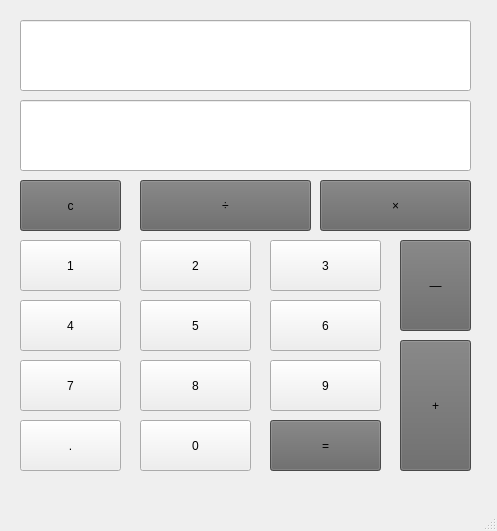
<?xml version="1.0" encoding="UTF-8"?>
<ui version="4.0">
 <class>Degth</class>
 <widget class="QMainWindow" name="Degth">
  <property name="geometry">
   <rect>
    <x>0</x>
    <y>0</y>
    <width>497</width>
    <height>531</height>
   </rect>
  </property>
  <property name="windowTitle">
   <string>计算器</string>
  </property>
  <widget class="QWidget" name="centralwidget">
   <widget class="QPushButton" name="pushButton">
    <property name="geometry">
     <rect>
      <x>20</x>
      <y>360</y>
      <width>101</width>
      <height>51</height>
     </rect>
    </property>
    <property name="styleSheet">
     <string notr="true">font: 12pt &quot;Microsoft YaHei UI&quot;;</string>
    </property>
    <property name="text">
     <string>7</string>
    </property>
   </widget>
   <widget class="QPushButton" name="pushButton_2">
    <property name="geometry">
     <rect>
      <x>140</x>
      <y>240</y>
      <width>111</width>
      <height>51</height>
     </rect>
    </property>
    <property name="styleSheet">
     <string notr="true">font: 12pt &quot;Microsoft YaHei UI&quot;;</string>
    </property>
    <property name="text">
     <string>2</string>
    </property>
   </widget>
   <widget class="QPushButton" name="pushButton_3">
    <property name="geometry">
     <rect>
      <x>270</x>
      <y>240</y>
      <width>111</width>
      <height>51</height>
     </rect>
    </property>
    <property name="styleSheet">
     <string notr="true">font: 12pt &quot;Microsoft YaHei UI&quot;;</string>
    </property>
    <property name="text">
     <string>3</string>
    </property>
   </widget>
   <widget class="QPushButton" name="pushButton_4">
    <property name="geometry">
     <rect>
      <x>20</x>
      <y>300</y>
      <width>101</width>
      <height>51</height>
     </rect>
    </property>
    <property name="styleSheet">
     <string notr="true">font: 12pt &quot;Microsoft YaHei UI&quot;;</string>
    </property>
    <property name="text">
     <string>4</string>
    </property>
   </widget>
   <widget class="QPushButton" name="pushButton_5">
    <property name="geometry">
     <rect>
      <x>140</x>
      <y>360</y>
      <width>111</width>
      <height>51</height>
     </rect>
    </property>
    <property name="styleSheet">
     <string notr="true">font: 12pt &quot;Microsoft YaHei UI&quot;;</string>
    </property>
    <property name="text">
     <string>8</string>
    </property>
   </widget>
   <widget class="QPushButton" name="pushButton_6">
    <property name="geometry">
     <rect>
      <x>20</x>
      <y>420</y>
      <width>101</width>
      <height>51</height>
     </rect>
    </property>
    <property name="styleSheet">
     <string notr="true">font: 12pt &quot;Microsoft YaHei UI&quot;;</string>
    </property>
    <property name="text">
     <string>.</string>
    </property>
   </widget>
   <widget class="QPushButton" name="pushButton_7">
    <property name="geometry">
     <rect>
      <x>140</x>
      <y>300</y>
      <width>111</width>
      <height>51</height>
     </rect>
    </property>
    <property name="styleSheet">
     <string notr="true">font: 12pt &quot;Microsoft YaHei UI&quot;;</string>
    </property>
    <property name="text">
     <string>5</string>
    </property>
   </widget>
   <widget class="QPushButton" name="pushButton_8">
    <property name="geometry">
     <rect>
      <x>20</x>
      <y>240</y>
      <width>101</width>
      <height>51</height>
     </rect>
    </property>
    <property name="styleSheet">
     <string notr="true">font: 12pt &quot;Microsoft YaHei UI&quot;;</string>
    </property>
    <property name="text">
     <string>1</string>
    </property>
   </widget>
   <widget class="QPushButton" name="pushButton_9">
    <property name="geometry">
     <rect>
      <x>140</x>
      <y>420</y>
      <width>111</width>
      <height>51</height>
     </rect>
    </property>
    <property name="styleSheet">
     <string notr="true">font: 12pt &quot;Microsoft YaHei UI&quot;;</string>
    </property>
    <property name="text">
     <string>0</string>
    </property>
   </widget>
   <widget class="QPushButton" name="pushButton_10">
    <property name="geometry">
     <rect>
      <x>270</x>
      <y>300</y>
      <width>111</width>
      <height>51</height>
     </rect>
    </property>
    <property name="styleSheet">
     <string notr="true">font: 12pt &quot;Microsoft YaHei UI&quot;;</string>
    </property>
    <property name="text">
     <string>6</string>
    </property>
   </widget>
   <widget class="QPushButton" name="pushButton_11">
    <property name="geometry">
     <rect>
      <x>270</x>
      <y>420</y>
      <width>111</width>
      <height>51</height>
     </rect>
    </property>
    <property name="styleSheet">
     <string notr="true">background-color: rgb(102, 102, 102);
font: 20pt &quot;Microsoft YaHei UI&quot;;</string>
    </property>
    <property name="text">
     <string>=</string>
    </property>
   </widget>
   <widget class="QPushButton" name="pushButton_12">
    <property name="geometry">
     <rect>
      <x>270</x>
      <y>360</y>
      <width>111</width>
      <height>51</height>
     </rect>
    </property>
    <property name="styleSheet">
     <string notr="true">font: 12pt &quot;Microsoft YaHei UI&quot;;</string>
    </property>
    <property name="text">
     <string>9</string>
    </property>
   </widget>
   <widget class="QPushButton" name="pushButton_13">
    <property name="geometry">
     <rect>
      <x>400</x>
      <y>340</y>
      <width>71</width>
      <height>131</height>
     </rect>
    </property>
    <property name="styleSheet">
     <string notr="true">background-color: rgb(102, 102, 102);
font: 20pt &quot;Microsoft YaHei UI&quot;;</string>
    </property>
    <property name="text">
     <string>+</string>
    </property>
   </widget>
   <widget class="QPushButton" name="pushButton_14">
    <property name="geometry">
     <rect>
      <x>400</x>
      <y>240</y>
      <width>71</width>
      <height>91</height>
     </rect>
    </property>
    <property name="styleSheet">
     <string notr="true">background-color: rgb(102, 102, 102);
font: 20pt &quot;Microsoft YaHei UI&quot;;</string>
    </property>
    <property name="text">
     <string>—</string>
    </property>
   </widget>
   <widget class="QPushButton" name="pushButton_15">
    <property name="geometry">
     <rect>
      <x>320</x>
      <y>180</y>
      <width>151</width>
      <height>51</height>
     </rect>
    </property>
    <property name="styleSheet">
     <string notr="true">background-color: rgb(102, 102, 102);
font: 20pt &quot;Microsoft YaHei UI&quot;;</string>
    </property>
    <property name="text">
     <string>×</string>
    </property>
   </widget>
   <widget class="QPushButton" name="pushButton_16">
    <property name="geometry">
     <rect>
      <x>140</x>
      <y>180</y>
      <width>171</width>
      <height>51</height>
     </rect>
    </property>
    <property name="styleSheet">
     <string notr="true">background-color: rgb(102, 102, 102);
font: 20pt &quot;Microsoft YaHei UI&quot;;</string>
    </property>
    <property name="text">
     <string>÷</string>
    </property>
   </widget>
   <widget class="QLineEdit" name="lineEdit">
    <property name="geometry">
     <rect>
      <x>20</x>
      <y>100</y>
      <width>451</width>
      <height>71</height>
     </rect>
    </property>
    <property name="styleSheet">
     <string notr="true">font: 20pt &quot;Microsoft YaHei UI&quot;;</string>
    </property>
    <property name="alignment">
     <set>Qt::AlignmentFlag::AlignRight|Qt::AlignmentFlag::AlignTrailing|Qt::AlignmentFlag::AlignVCenter</set>
    </property>
   </widget>
   <widget class="QLineEdit" name="lineEdit_2">
    <property name="geometry">
     <rect>
      <x>20</x>
      <y>20</y>
      <width>451</width>
      <height>71</height>
     </rect>
    </property>
    <property name="styleSheet">
     <string notr="true">font: 20pt &quot;Microsoft YaHei UI&quot;;</string>
    </property>
    <property name="alignment">
     <set>Qt::AlignmentFlag::AlignRight|Qt::AlignmentFlag::AlignTrailing|Qt::AlignmentFlag::AlignVCenter</set>
    </property>
   </widget>
   <widget class="QPushButton" name="pushButton_17">
    <property name="geometry">
     <rect>
      <x>20</x>
      <y>180</y>
      <width>101</width>
      <height>51</height>
     </rect>
    </property>
    <property name="styleSheet">
     <string notr="true">/*QPushButton 该按钮默认状态下的 样式表*/
QPushButton
{
    background-color: rgb(102, 102, 102);
    font: 20pt &quot;Microsoft YaHei UI&quot;;

    /*控件角弧度值: 0 ~ 最小边一半 px*/
    /*border-radius: 40px;*/
}
/*QPushButton 该按钮 hoverd 鼠标悬停状态下的 样式表*/
QPushButton:hoverd
{
    background-color: rgb(100,100,100);
    font: 22pt &quot;Microsoft YaHei UI&quot;;

    /*控件角弧度值: 0 ~ 最小边一半 px*/
    /*border-radius: 40px;*/
}</string>
    </property>
    <property name="text">
     <string>c</string>
    </property>
   </widget>
  </widget>
  <widget class="QMenuBar" name="menubar">
   <property name="geometry">
    <rect>
     <x>0</x>
     <y>0</y>
     <width>497</width>
     <height>24</height>
    </rect>
   </property>
  </widget>
  <widget class="QStatusBar" name="statusbar"/>
 </widget>
 <resources/>
 <connections/>
</ui>
